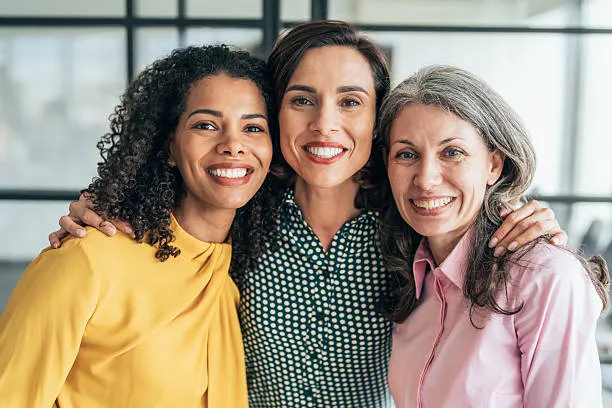
#> input picture TASK_5_FACE_DETECTION/sample_face.jpg, 612 x 408 px
$ jupyter execute face_detection.ipynb   (shell and % lines are left out)
#> lines starting #> are read from the running program, lines starting #| are printed output that depends on the picture; after the words box and inside, x2 and y2 are one past the last pixel; in counts of white or black regions, pixels touching at a corner belong together
[cell 1]
from google.colab import files

uploaded = files.upload()
#> the answer given: sample_face.jpg

[cell 2]
import cv2
import matplotlib.pyplot as plt

image_path = list(uploaded.keys())[0]

img = cv2.imread(image_path)
#> img is the input picture: shape (408, 612, 3); mean B, G, R 129.5, 147.7, 161.3

gray = cv2.cvtColor(
    img,
    cv2.COLOR_BGR2GRAY
)
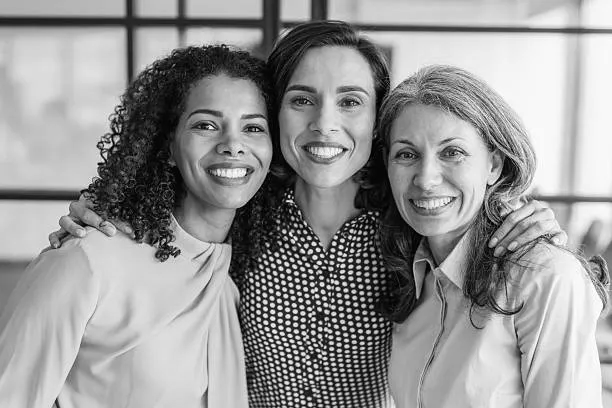
#> gray: shape (408, 612); min 0, max 255, mean 149.7

face_cascade = cv2.CascadeClassifier(
    cv2.data.haarcascades +
    'haarcascade_frontalface_default.xml'
)

faces = face_cascade.detectMultiScale(
    gray,
    scaleFactor=1.1,
    minNeighbors=5
)
#> faces = [[172, 82, 117, 117], [266, 54, 122, 122], [371, 109, 121, 121]]

for (x, y, w, h) in faces:

    cv2.rectangle(
        img,
        (x, y),
        (x+w, y+h),
        (255, 0, 0),
        2
    )
#> this loop made 3 passes
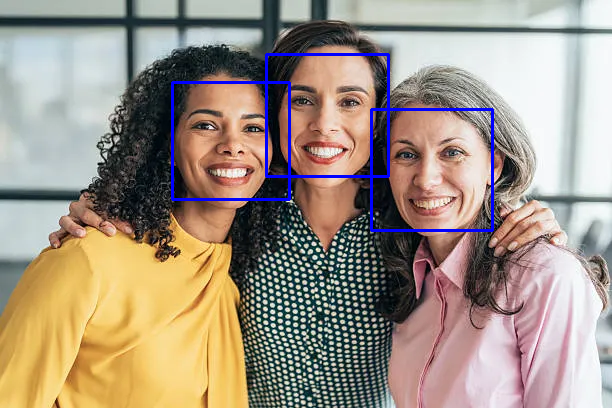
#> img: shape (408, 612, 3); 1.71% of pixels changed, all inside (x1, y1, x2, y2) = (171, 53, 494, 232)

print("Faces Detected:", len(faces))
#| Faces Detected: 3

img_rgb = cv2.cvtColor(
    img,
    cv2.COLOR_BGR2RGB
)

plt.figure(figsize=(8,6))
plt.imshow(img_rgb)
plt.axis("off")
plt.show()
